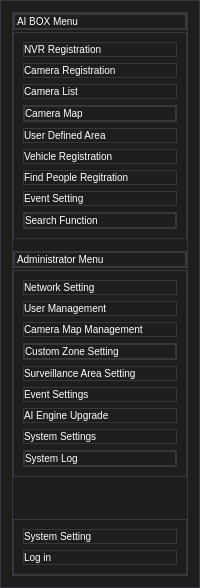
        <widget class="QFrame" name="side_menu">
         <property name="enabled">
          <bool>true</bool>
         </property>
         <property name="maximumSize">
          <size>
           <width>250</width>
           <height>16777215</height>
          </size>
         </property>
         <property name="styleSheet">
          <string notr="true">background-color: #1E1E1E;
color: #FFFFFF;
font: 10px;


border-style: solid;
border-color: #37383E;
border-width: 1px;

text-align: left;</string>
         </property>
         <property name="frameShape">
          <enum>QFrame::StyledPanel</enum>
         </property>
         <property name="frameShadow">
          <enum>QFrame::Raised</enum>
         </property>
         <layout class="QVBoxLayout" name="verticalLayout">
          <item>
           <widget class="QFrame" name="panel">
            <property name="sizePolicy">
             <sizepolicy hsizetype="Preferred" vsizetype="Preferred">
              <horstretch>0</horstretch>
              <verstretch>0</verstretch>
             </sizepolicy>
            </property>
            <property name="styleSheet">
             <string notr="true"/>
            </property>
            <property name="frameShape">
             <enum>QFrame::StyledPanel</enum>
            </property>
            <property name="frameShadow">
             <enum>QFrame::Raised</enum>
            </property>
            <layout class="QVBoxLayout" name="verticalLayout_3">
             <property name="spacing">
              <number>2</number>
             </property>
             <property name="leftMargin">
              <number>0</number>
             </property>
             <property name="topMargin">
              <number>0</number>
             </property>
             <property name="rightMargin">
              <number>0</number>
             </property>
             <property name="bottomMargin">
              <number>0</number>
             </property>
             <item>
              <widget class="QFrame" name="frame_5">
               <property name="font">
                <font>
                 <pointsize>-1</pointsize>
                 <weight>50</weight>
                 <italic>false</italic>
                 <bold>false</bold>
                </font>
               </property>
               <property name="styleSheet">
                <string notr="true"/>
               </property>
               <property name="frameShape">
                <enum>QFrame::StyledPanel</enum>
               </property>
               <property name="frameShadow">
                <enum>QFrame::Raised</enum>
               </property>
               <layout class="QHBoxLayout" name="horizontalLayout_6">
                <property name="leftMargin">
                 <number>0</number>
                </property>
                <property name="topMargin">
                 <number>0</number>
                </property>
                <property name="rightMargin">
                 <number>0</number>
                </property>
                <property name="bottomMargin">
                 <number>0</number>
                </property>
                <item>
                 <widget class="QLabel" name="label">
                  <property name="sizePolicy">
                   <sizepolicy hsizetype="Preferred" vsizetype="Preferred">
                    <horstretch>0</horstretch>
                    <verstretch>0</verstretch>
                   </sizepolicy>
                  </property>
                  <property name="font">
                   <font>
                    <pointsize>-1</pointsize>
                    <weight>50</weight>
                    <italic>false</italic>
                    <bold>false</bold>
                   </font>
                  </property>
                  <property name="text">
                   <string>AI BOX Menu</string>
                  </property>
                 </widget>
                </item>
               </layout>
              </widget>
             </item>
             <item>
              <widget class="QFrame" name="frame">
               <property name="frameShape">
                <enum>QFrame::StyledPanel</enum>
               </property>
               <property name="frameShadow">
                <enum>QFrame::Raised</enum>
               </property>
               <layout class="QVBoxLayout" name="verticalLayout_4">
                <item>
                 <widget class="QPushButton" name="nvr_reg_btn">
                  <property name="text">
                   <string>NVR Registration</string>
                  </property>
                  <property name="iconSize">
                   <size>
                    <width>16</width>
                    <height>16</height>
                   </size>
                  </property>
                 </widget>
                </item>
                <item>
                 <widget class="QPushButton" name="camera_reg_btn">
                  <property name="text">
                   <string>Camera Registration</string>
                  </property>
                 </widget>
                </item>
                <item>
                 <widget class="QPushButton" name="camera_list_btn">
                  <property name="text">
                   <string>Camera List</string>
                  </property>
                 </widget>
                </item>
                <item>
                 <widget class="QFrame" name="camera_map_f">
                  <property name="minimumSize">
                   <size>
                    <width>0</width>
                    <height>10</height>
                   </size>
                  </property>
                  <property name="frameShape">
                   <enum>QFrame::StyledPanel</enum>
                  </property>
                  <property name="frameShadow">
                   <enum>QFrame::Raised</enum>
                  </property>
                  <layout class="QVBoxLayout" name="verticalLayout_8">
                   <property name="spacing">
                    <number>0</number>
                   </property>
                   <property name="leftMargin">
                    <number>0</number>
                   </property>
                   <property name="topMargin">
                    <number>0</number>
                   </property>
                   <property name="rightMargin">
                    <number>0</number>
                   </property>
                   <property name="bottomMargin">
                    <number>0</number>
                   </property>
                   <item>
                    <widget class="QPushButton" name="camera_map_btn">
                     <property name="enabled">
                      <bool>true</bool>
                     </property>
                     <property name="contextMenuPolicy">
                      <enum>Qt::DefaultContextMenu</enum>
                     </property>
                     <property name="acceptDrops">
                      <bool>false</bool>
                     </property>
                     <property name="text">
                      <string>Camera Map</string>
                     </property>
                    </widget>
                   </item>
                   <item>
                    <widget class="QFrame" name="cammap_cs">
                     <property name="minimumSize">
                      <size>
                       <width>0</width>
                       <height>0</height>
                      </size>
                     </property>
                     <property name="maximumSize">
                      <size>
                       <width>300</width>
                       <height>0</height>
                      </size>
                     </property>
                     <property name="frameShape">
                      <enum>QFrame::StyledPanel</enum>
                     </property>
                     <property name="frameShadow">
                      <enum>QFrame::Raised</enum>
                     </property>
                     <layout class="QVBoxLayout" name="verticalLayout_9">
                      <property name="spacing">
                       <number>0</number>
                      </property>
                      <property name="topMargin">
                       <number>0</number>
                      </property>
                      <property name="bottomMargin">
                       <number>0</number>
                      </property>
                      <item>
                       <widget class="QPushButton" name="pushButton_9">
                        <property name="text">
                         <string>Map 1</string>
                        </property>
                       </widget>
                      </item>
                      <item>
                       <widget class="QPushButton" name="pushButton_10">
                        <property name="text">
                         <string>Map 2</string>
                        </property>
                       </widget>
                      </item>
                      <item>
                       <widget class="QPushButton" name="pushButton_11">
                        <property name="text">
                         <string>Map 3</string>
                        </property>
                       </widget>
                      </item>
                     </layout>
                    </widget>
                   </item>
                  </layout>
                 </widget>
                </item>
                <item>
                 <widget class="QPushButton" name="user_def_btn">
                  <property name="text">
                   <string>User Defined Area</string>
                  </property>
                  <property name="flat">
                   <bool>false</bool>
                  </property>
                 </widget>
                </item>
                <item>
                 <widget class="QPushButton" name="vehicle_reg_btn">
                  <property name="text">
                   <string>Vehicle Registration</string>
                  </property>
                 </widget>
                </item>
                <item>
                 <widget class="QPushButton" name="people_reg_btn">
                  <property name="text">
                   <string>Find People Regitration</string>
                  </property>
                 </widget>
                </item>
                <item>
                 <widget class="QPushButton" name="event_setting_btn">
                  <property name="text">
                   <string>Event Setting</string>
                  </property>
                 </widget>
                </item>
                <item>
                 <widget class="QFrame" name="search_func_f">
                  <property name="frameShape">
                   <enum>QFrame::StyledPanel</enum>
                  </property>
                  <property name="frameShadow">
                   <enum>QFrame::Raised</enum>
                  </property>
                  <layout class="QVBoxLayout" name="verticalLayout_10">
                   <property name="spacing">
                    <number>0</number>
                   </property>
                   <property name="leftMargin">
                    <number>0</number>
                   </property>
                   <property name="topMargin">
                    <number>0</number>
                   </property>
                   <property name="rightMargin">
                    <number>0</number>
                   </property>
                   <property name="bottomMargin">
                    <number>0</number>
                   </property>
                   <item>
                    <widget class="QPushButton" name="search_func_btn">
                     <property name="text">
                      <string>Search Function</string>
                     </property>
                    </widget>
                   </item>
                   <item>
                    <widget class="QFrame" name="sfunc_cs">
                     <property name="maximumSize">
                      <size>
                       <width>16777215</width>
                       <height>0</height>
                      </size>
                     </property>
                     <property name="frameShape">
                      <enum>QFrame::StyledPanel</enum>
                     </property>
                     <property name="frameShadow">
                      <enum>QFrame::Raised</enum>
                     </property>
                     <layout class="QVBoxLayout" name="verticalLayout_11">
                      <property name="spacing">
                       <number>0</number>
                      </property>
                      <property name="topMargin">
                       <number>0</number>
                      </property>
                      <property name="bottomMargin">
                       <number>0</number>
                      </property>
                      <item>
                       <widget class="QPushButton" name="people_search_btn">
                        <property name="text">
                         <string>People Search</string>
                        </property>
                       </widget>
                      </item>
                      <item>
                       <widget class="QPushButton" name="vehicle_search_btn">
                        <property name="text">
                         <string>Vehicle Search</string>
                        </property>
                       </widget>
                      </item>
                      <item>
                       <widget class="QPushButton" name="vehicle_accident_search_btn">
                        <property name="text">
                         <string>Vehicle Accident Search</string>
                        </property>
                       </widget>
                      </item>
                      <item>
                       <widget class="QPushButton" name="fire_detection_search_btn">
                        <property name="text">
                         <string>Fire Detection</string>
                        </property>
                       </widget>
                      </item>
                      <item>
                       <widget class="QPushButton" name="behavior_search_btn">
                        <property name="text">
                         <string>Behavior Search</string>
                        </property>
                       </widget>
                      </item>
                      <item>
                       <widget class="QPushButton" name="obj_tracking_search_btn">
                        <property name="text">
                         <string>Object Tracking Search</string>
                        </property>
                       </widget>
                      </item>
                     </layout>
                    </widget>
                   </item>
                  </layout>
                 </widget>
                </item>
               </layout>
              </widget>
             </item>
             <item>
              <spacer name="verticalSpacer_2">
               <property name="orientation">
                <enum>Qt::Vertical</enum>
               </property>
               <property name="sizeType">
                <enum>QSizePolicy::Minimum</enum>
               </property>
               <property name="sizeHint" stdset="0">
                <size>
                 <width>20</width>
                 <height>10</height>
                </size>
               </property>
              </spacer>
             </item>
             <item>
              <widget class="QFrame" name="frame_6">
               <property name="frameShape">
                <enum>QFrame::StyledPanel</enum>
               </property>
               <property name="frameShadow">
                <enum>QFrame::Raised</enum>
               </property>
               <layout class="QHBoxLayout" name="horizontalLayout_7">
                <property name="leftMargin">
                 <number>0</number>
                </property>
                <property name="topMargin">
                 <number>0</number>
                </property>
                <property name="rightMargin">
                 <number>0</number>
                </property>
                <property name="bottomMargin">
                 <number>0</number>
                </property>
                <item>
                 <widget class="QLabel" name="label_7">
                  <property name="text">
                   <string>Administrator Menu</string>
                  </property>
                 </widget>
                </item>
               </layout>
              </widget>
             </item>
             <item>
              <widget class="QFrame" name="frame_3">
               <property name="frameShape">
                <enum>QFrame::StyledPanel</enum>
               </property>
               <property name="frameShadow">
                <enum>QFrame::Raised</enum>
               </property>
               <layout class="QVBoxLayout" name="verticalLayout_7">
                <item>
                 <widget class="QPushButton" name="net_setting">
                  <property name="text">
                   <string>Network Setting</string>
                  </property>
                 </widget>
                </item>
                <item>
                 <widget class="QPushButton" name="user_management">
                  <property name="text">
                   <string>User Management</string>
                  </property>
                 </widget>
                </item>
                <item>
                 <widget class="QPushButton" name="camera_map_manag">
                  <property name="text">
                   <string>Camera Map Management</string>
                  </property>
                 </widget>
                </item>
                <item>
                 <widget class="QFrame" name="camera_map_f_2">
                  <property name="minimumSize">
                   <size>
                    <width>0</width>
                    <height>10</height>
                   </size>
                  </property>
                  <property name="frameShape">
                   <enum>QFrame::StyledPanel</enum>
                  </property>
                  <property name="frameShadow">
                   <enum>QFrame::Raised</enum>
                  </property>
                  <layout class="QVBoxLayout" name="verticalLayout_12">
                   <property name="spacing">
                    <number>0</number>
                   </property>
                   <property name="leftMargin">
                    <number>0</number>
                   </property>
                   <property name="topMargin">
                    <number>0</number>
                   </property>
                   <property name="rightMargin">
                    <number>0</number>
                   </property>
                   <property name="bottomMargin">
                    <number>0</number>
                   </property>
                   <item>
                    <widget class="QPushButton" name="custom_zone_setting">
                     <property name="enabled">
                      <bool>true</bool>
                     </property>
                     <property name="contextMenuPolicy">
                      <enum>Qt::DefaultContextMenu</enum>
                     </property>
                     <property name="acceptDrops">
                      <bool>false</bool>
                     </property>
                     <property name="text">
                      <string>Custom Zone Setting</string>
                     </property>
                    </widget>
                   </item>
                   <item>
                    <widget class="QFrame" name="cammap_cs_2">
                     <property name="minimumSize">
                      <size>
                       <width>0</width>
                       <height>0</height>
                      </size>
                     </property>
                     <property name="maximumSize">
                      <size>
                       <width>300</width>
                       <height>0</height>
                      </size>
                     </property>
                     <property name="frameShape">
                      <enum>QFrame::StyledPanel</enum>
                     </property>
                     <property name="frameShadow">
                      <enum>QFrame::Raised</enum>
                     </property>
                     <layout class="QVBoxLayout" name="verticalLayout_13">
                      <property name="spacing">
                       <number>0</number>
                      </property>
                      <property name="topMargin">
                       <number>0</number>
                      </property>
                      <property name="bottomMargin">
                       <number>0</number>
                      </property>
                      <item>
                       <widget class="QPushButton" name="pushButton_12">
                        <property name="text">
                         <string>Map 1</string>
                        </property>
                       </widget>
                      </item>
                      <item>
                       <widget class="QPushButton" name="pushButton_13">
                        <property name="text">
                         <string>Map 2</string>
                        </property>
                       </widget>
                      </item>
                      <item>
                       <widget class="QPushButton" name="pushButton_14">
                        <property name="text">
                         <string>Map 3</string>
                        </property>
                       </widget>
                      </item>
                     </layout>
                    </widget>
                   </item>
                  </layout>
                 </widget>
                </item>
                <item>
                 <widget class="QPushButton" name="surv_area_setting">
                  <property name="text">
                   <string>Surveillance Area Setting</string>
                  </property>
                  <property name="flat">
                   <bool>false</bool>
                  </property>
                 </widget>
                </item>
                <item>
                 <widget class="QPushButton" name="event_setting">
                  <property name="text">
                   <string>Event Settings</string>
                  </property>
                 </widget>
                </item>
                <item>
                 <widget class="QPushButton" name="ai_engine_up">
                  <property name="text">
                   <string>AI Engine Upgrade</string>
                  </property>
                 </widget>
                </item>
                <item>
                 <widget class="QPushButton" name="system_setting">
                  <property name="text">
                   <string>System Settings</string>
                  </property>
                 </widget>
                </item>
                <item>
                 <widget class="QFrame" name="search_func_f_2">
                  <property name="frameShape">
                   <enum>QFrame::StyledPanel</enum>
                  </property>
                  <property name="frameShadow">
                   <enum>QFrame::Raised</enum>
                  </property>
                  <layout class="QVBoxLayout" name="verticalLayout_14">
                   <property name="spacing">
                    <number>0</number>
                   </property>
                   <property name="leftMargin">
                    <number>0</number>
                   </property>
                   <property name="topMargin">
                    <number>0</number>
                   </property>
                   <property name="rightMargin">
                    <number>0</number>
                   </property>
                   <property name="bottomMargin">
                    <number>0</number>
                   </property>
                   <item>
                    <widget class="QPushButton" name="system_log">
                     <property name="text">
                      <string>System Log</string>
                     </property>
                    </widget>
                   </item>
                   <item>
                    <widget class="QFrame" name="sfunc_cs_2">
                     <property name="maximumSize">
                      <size>
                       <width>16777215</width>
                       <height>0</height>
                      </size>
                     </property>
                     <property name="frameShape">
                      <enum>QFrame::StyledPanel</enum>
                     </property>
                     <property name="frameShadow">
                      <enum>QFrame::Raised</enum>
                     </property>
                     <layout class="QVBoxLayout" name="verticalLayout_15">
                      <property name="spacing">
                       <number>0</number>
                      </property>
                      <property name="topMargin">
                       <number>0</number>
                      </property>
                      <property name="bottomMargin">
                       <number>0</number>
                      </property>
                      <item>
                       <widget class="QPushButton" name="people_search_btn_2">
                        <property name="text">
                         <string>People Search</string>
                        </property>
                       </widget>
                      </item>
                      <item>
                       <widget class="QPushButton" name="vehicle_search_btn_2">
                        <property name="text">
                         <string>Vehicle Search</string>
                        </property>
                       </widget>
                      </item>
                      <item>
                       <widget class="QPushButton" name="vehicle_accident_search_btn_2">
                        <property name="text">
                         <string>Vehicle Accident Search</string>
                        </property>
                       </widget>
                      </item>
                      <item>
                       <widget class="QPushButton" name="fire_detection_search_btn_2">
                        <property name="text">
                         <string>Fire Detection</string>
                        </property>
                       </widget>
                      </item>
                      <item>
                       <widget class="QPushButton" name="behavior_search_btn_2">
                        <property name="text">
                         <string>Behavior Search</string>
                        </property>
                       </widget>
                      </item>
                      <item>
                       <widget class="QPushButton" name="obj_tracking_search_btn_2">
                        <property name="text">
                         <string>Object Tracking Search</string>
                        </property>
                       </widget>
                      </item>
                     </layout>
                    </widget>
                   </item>
                  </layout>
                 </widget>
                </item>
               </layout>
              </widget>
             </item>
             <item>
              <spacer name="verticalSpacer">
               <property name="orientation">
                <enum>Qt::Vertical</enum>
               </property>
               <property name="sizeHint" stdset="0">
                <size>
                 <width>20</width>
                 <height>40</height>
                </size>
               </property>
              </spacer>
             </item>
             <item>
              <widget class="QFrame" name="frame_2">
               <property name="frameShape">
                <enum>QFrame::StyledPanel</enum>
               </property>
               <property name="frameShadow">
                <enum>QFrame::Raised</enum>
               </property>
               <layout class="QVBoxLayout" name="verticalLayout_5">
                <item>
                 <widget class="QPushButton" name="setting_btn">
                  <property name="text">
                   <string>System Setting</string>
                  </property>
                 </widget>
                </item>
                <item>
                 <widget class="QPushButton" name="login_btn">
                  <property name="text">
                   <string>Log in</string>
                  </property>
                 </widget>
                </item>
               </layout>
              </widget>
             </item>
            </layout>
           </widget>
          </item>
         </layout>
        </widget>
